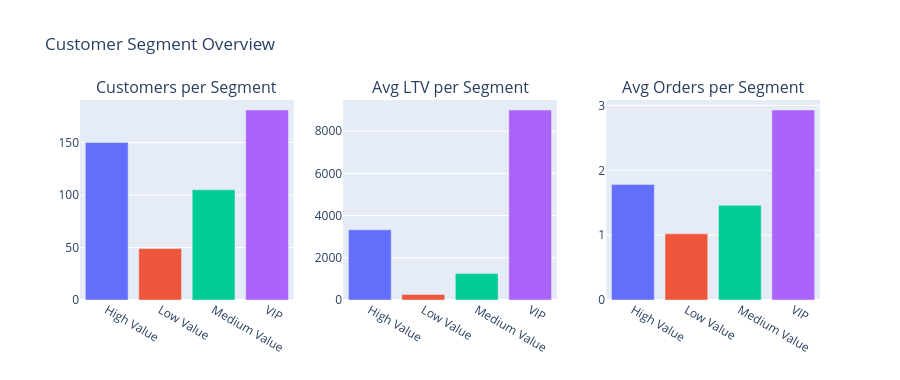
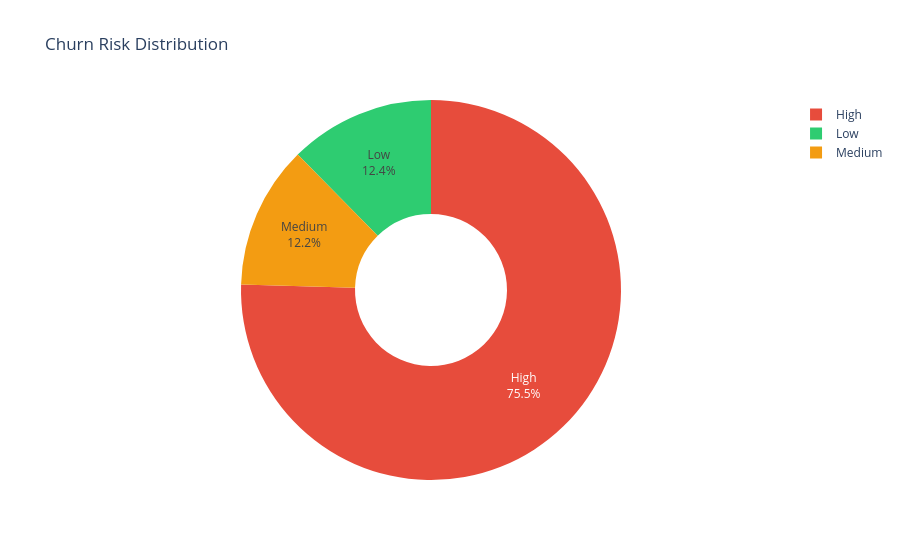

Notebook code cell kept with these figures, in order:
### Markdown cell above
## 7 · Customer Segment & Churn Risk

### Code cell
ca_pdf = spark.read.format("delta").load(
    os.path.join(PROJECT_ROOT, "data", "gold", "customer_analytics")
).toPandas()
for c in ["lifetime_value", "total_orders", "avg_order_value"]:
    ca_pdf[c] = pd.to_numeric(ca_pdf[c], errors="coerce").astype(float)

seg = ca_pdf.groupby("customer_segment").agg(
    customers=("customer_id", "count"),
    avg_ltv=("lifetime_value", "mean"),
    avg_orders=("total_orders", "mean"),
).reset_index()

fig = make_subplots(1, 3, subplot_titles=(
    "Customers per Segment", "Avg LTV per Segment", "Avg Orders per Segment"))
for idx, col in enumerate(["customers", "avg_ltv", "avg_orders"], 1):
    fig.add_trace(go.Bar(x=seg["customer_segment"], y=seg[col].round(2),
                         marker_color=PALETTE[:len(seg)], showlegend=False),
                  row=1, col=idx)
fig.update_layout(title_text="Customer Segment Overview", height=380)
fig.show()

churn = ca_pdf["churn_risk"].value_counts().reset_index()
churn.columns = ["churn_risk", "count"]
fig2 = px.pie(churn, values="count", names="churn_risk", title="Churn Risk Distribution",
              hole=0.4, color="churn_risk",
              color_discrete_map={"Low": "#2ecc71", "Medium": "#f39c12", "High": "#e74c3c"})
fig2.update_traces(textinfo="percent+label")
fig2.show()

### Figure 1 — Plotly figure (JSON) as saved in the notebook; plotly's stock layout.template omitted (floating-point values rounded to 4 significant figures)
{"data": [{"marker": {"color": ["#636EFA", "#EF553B", "#00CC96", "#AB63FA"]}, "showlegend": false, "type": "bar", "x": ["High Value", "Low Value", "Medium Value", "VIP"], "xaxis": "x", "y": [150, 49, 105, 181], "yaxis": "y"}, {"marker": {"color": ["#636EFA", "#EF553B", "#00CC96", "#AB63FA"]}, "showlegend": false, "type": "bar", "x": ["High Value", "Low Value", "Medium Value", "VIP"], "xaxis": "x2", "y": [3324.0, 262.8, 1260.0, 8999.0], "yaxis": "y2"}, {"marker": {"color": ["#636EFA", "#EF553B", "#00CC96", "#AB63FA"]}, "showlegend": false, "type": "bar", "x": ["High Value", "Low Value", "Medium Value", "VIP"], "xaxis": "x3", "y": [1.78, 1.02, 1.46, 2.93], "yaxis": "y3"}], "layout": {"annotations": [{"font": {"size": 16}, "showarrow": false, "text": "Customers per Segment", "x": 0.1444, "xanchor": "center", "xref": "paper", "y": 1.0, "yanchor": "bottom", "yref": "paper"}, {"font": {"size": 16}, "showarrow": false, "text": "Avg LTV per Segment", "x": 0.5, "xanchor": "center", "xref": "paper", "y": 1.0, "yanchor": "bottom", "yref": "paper"}, {"font": {"size": 16}, "showarrow": false, "text": "Avg Orders per Segment", "x": 0.8556, "xanchor": "center", "xref": "paper", "y": 1.0, "yanchor": "bottom", "yref": "paper"}], "height": 380, "title": {"text": "Customer Segment Overview"}, "xaxis": {"anchor": "y", "domain": [0.0, 0.2889]}, "xaxis2": {"anchor": "y2", "domain": [0.3556, 0.6444]}, "xaxis3": {"anchor": "y3", "domain": [0.7111, 1.0]}, "yaxis": {"anchor": "x", "domain": [0.0, 1.0]}, "yaxis2": {"anchor": "x2", "domain": [0.0, 1.0]}, "yaxis3": {"anchor": "x3", "domain": [0.0, 1.0]}}}

### Figure 2 — Plotly figure (JSON) as saved in the notebook; plotly's stock layout.template omitted (floating-point values rounded to 4 significant figures)
{"data": [{"customdata": [["High"], ["Low"], ["Medium"]], "domain": {"x": [0.0, 1.0], "y": [0.0, 1.0]}, "hole": 0.4, "hovertemplate": "churn_risk=%{customdata[0]}<br>count=%{value}<extra></extra>", "labels": ["High", "Low", "Medium"], "legendgroup": "", "marker": {"colors": ["#e74c3c", "#2ecc71", "#f39c12"]}, "name": "", "showlegend": true, "textinfo": "percent+label", "type": "pie", "values": [366, 60, 59]}], "layout": {"legend": {"tracegroupgap": 0}, "title": {"text": "Churn Risk Distribution"}}}
